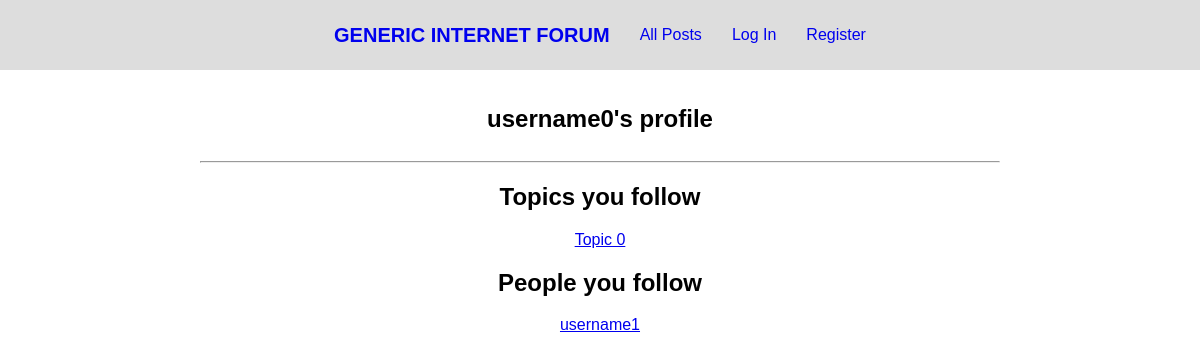
Before: /profile/username0 with the older database file.
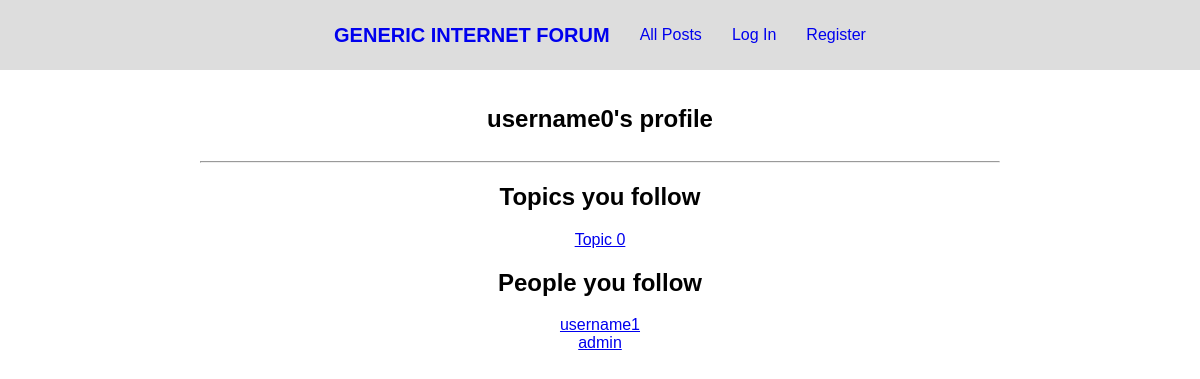
After: the same page with the newer database file.
### forum/models.py (models this page shows, shortened)
class Follow_Topic(models.Model):
    follower = models.ForeignKey(
        User, on_delete=models.CASCADE, related_name="topics_following")
    following = models.ForeignKey(
        Topic, on_delete=models.CASCADE, related_name="followers")

class Topic(models.Model):
    creator = models.ForeignKey(
        User, on_delete=models.CASCADE, related_name="topics")
    name = models.TextField(max_length=120, unique=True)
    description = models.TextField(max_length=1000)
    timestamp = models.DateTimeField(auto_now_add=True)

class Follow_User(models.Model):
    follower = models.ForeignKey(
        User, on_delete=models.CASCADE, related_name="users_following")
    following = models.ForeignKey(
        User, on_delete=models.CASCADE, related_name="followers")

class User(AbstractUser):
    pass

### forum/views.py (the view, shortened to what this page needs)
# urls.py: path("profile/<str:username>", views.profile, name="profile"),
def profile(request, username):
    try:
        profile_user = User.objects.get(username=username)
    except User.DoesNotExist:
        return render(request, "forum/profile.html", {
            "message": "User non-existent."
        })
    user_is_follower = None
    if request.user.is_authenticated:
        user_is_follower = bool(Follow_User.objects.filter(
            follower=request.user.id, following=profile_user.id).all())
    topics_following = profile_user.topics_following.all()
    users_following = profile_user.users_following.all()
    return render(request, "forum/profile.html", {
        "profile_user": profile_user,
        "topics_following": topics_following,
        "users_following": users_following,
        "user_is_follower": user_is_follower,
    })

### forum/templates/forum/profile.html (shortened to what this page needs)
{% extends "forum/layout.html" %}
{% load static %}
{% block css %}
    <link href="{% static 'forum/profile.css' %}" rel="stylesheet">
{% endblock %}
{% block body %}
    {% if profile_user %}
    <section id="user">
        <div id="user-name">
            <h1>{{ profile_user.username }}'s profile </h1>
        </div>
        <hr>
        {% if topics_following %}
            <div id="topics">
                <h2>Topics you follow</h2>
                <ul>
                {% for topic in topics_following%}
                            <li><a href="{% url 'topic' topic.following.name %}">{{ topic.following.name }}</a></li>
                {% endfor %}
                </ul>
            </div>
        {% endif %}
        {% if users_following%}
            <div id="users">
                <h2>People you follow</h2>
                <ul>
                    {% for user in users_following %}
                        <li> <a href="{% url 'profile' user.following.username %}">{{ user.following.username }}</a></li>
                    {% endfor %}
                </ul>
            </div>
        {% endif %}
    </section>
    {% endif %}
{% endblock %}

Changed rows visible on the page:
added Follow_User: following.username "admin"
